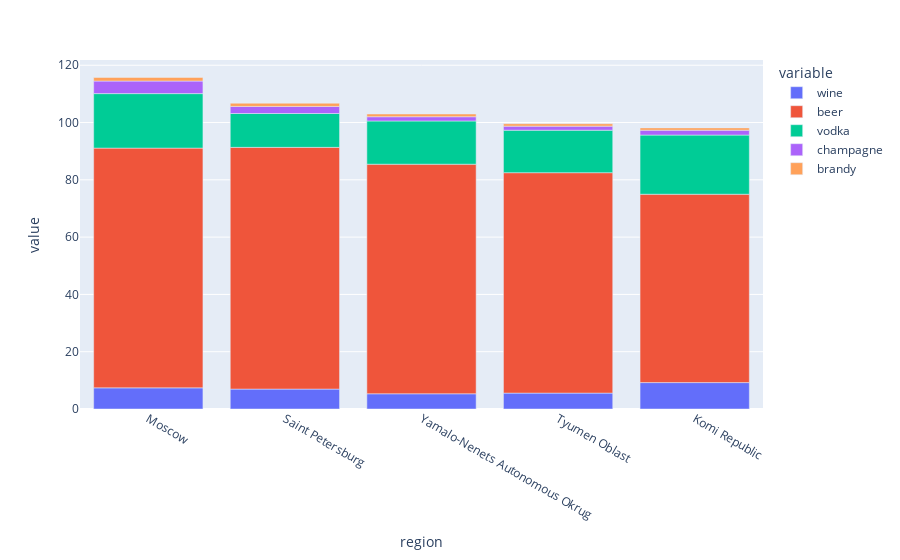

The notebook cell this image was saved under:
### Markdown cell above
Let's zoom into the top 5 regions:

### Code cell
fig = px.bar(df_region.sort_values(by = ["total_volume_mean"], ascending = False).head(5), x='region', y=drink_cat)#.update_xaxes(categoryorder="total descending")
fig.show()

### Figure 1 — Plotly figure (JSON) as saved in the notebook; plotly's stock layout.template omitted (floating-point values rounded to 4 significant figures)
{"data": [{"alignmentgroup": "True", "hovertemplate": "variable=wine<br>region=%{x}<br>value=%{y}<extra></extra>", "legendgroup": "wine", "marker": {"color": "#636efa", "pattern": {"shape": ""}}, "name": "wine", "offsetgroup": "wine", "orientation": "v", "showlegend": true, "textposition": "auto", "type": "bar", "x": ["Moscow", "Saint Petersburg", "Yamalo-Nenets Autonomous Okrug", "Tyumen Oblast", "Komi Republic"], "xaxis": "x", "y": [7.382, 6.953, 5.312, 5.542, 9.224], "yaxis": "y"}, {"alignmentgroup": "True", "hovertemplate": "variable=beer<br>region=%{x}<br>value=%{y}<extra></extra>", "legendgroup": "beer", "marker": {"color": "#EF553B", "pattern": {"shape": ""}}, "name": "beer", "offsetgroup": "beer", "orientation": "v", "showlegend": true, "textposition": "auto", "type": "bar", "x": ["Moscow", "Saint Petersburg", "Yamalo-Nenets Autonomous Okrug", "Tyumen Oblast", "Komi Republic"], "xaxis": "x", "y": [83.69, 84.38, 80.14, 76.95, 65.74], "yaxis": "y"}, {"alignmentgroup": "True", "hovertemplate": "variable=vodka<br>region=%{x}<br>value=%{y}<extra></extra>", "legendgroup": "vodka", "marker": {"color": "#00cc96", "pattern": {"shape": ""}}, "name": "vodka", "offsetgroup": "vodka", "orientation": "v", "showlegend": true, "textposition": "auto", "type": "bar", "x": ["Moscow", "Saint Petersburg", "Yamalo-Nenets Autonomous Okrug", "Tyumen Oblast", "Komi Republic"], "xaxis": "x", "y": [19.02, 11.82, 15.09, 14.83, 20.65], "yaxis": "y"}, {"alignmentgroup": "True", "hovertemplate": "variable=champagne<br>region=%{x}<br>value=%{y}<extra></extra>", "legendgroup": "champagne", "marker": {"color": "#ab63fa", "pattern": {"shape": ""}}, "name": "champagne", "offsetgroup": "champagne", "orientation": "v", "showlegend": true, "textposition": "auto", "type": "bar", "x": ["Moscow", "Saint Petersburg", "Yamalo-Nenets Autonomous Okrug", "Tyumen Oblast", "Komi Republic"], "xaxis": "x", "y": [4.386, 2.469, 1.486, 1.426, 1.697], "yaxis": "y"}, {"alignmentgroup": "True", "hovertemplate": "variable=brandy<br>region=%{x}<br>value=%{y}<extra></extra>", "legendgroup": "brandy", "marker": {"color": "#FFA15A", "pattern": {"shape": ""}}, "name": "brandy", "offsetgroup": "brandy", "orientation": "v", "showlegend": true, "textposition": "auto", "type": "bar", "x": ["Moscow", "Saint Petersburg", "Yamalo-Nenets Autonomous Okrug", "Tyumen Oblast", "Komi Republic"], "xaxis": "x", "y": [1.258, 1.117, 0.9516, 0.8416, 0.81], "yaxis": "y"}], "layout": {"barmode": "relative", "legend": {"title": {"text": "variable"}, "tracegroupgap": 0}, "margin": {"t": 60}, "xaxis": {"anchor": "y", "domain": [0, 1], "title": {"text": "region"}}, "yaxis": {"anchor": "x", "domain": [0, 1], "title": {"text": "value"}}}}
